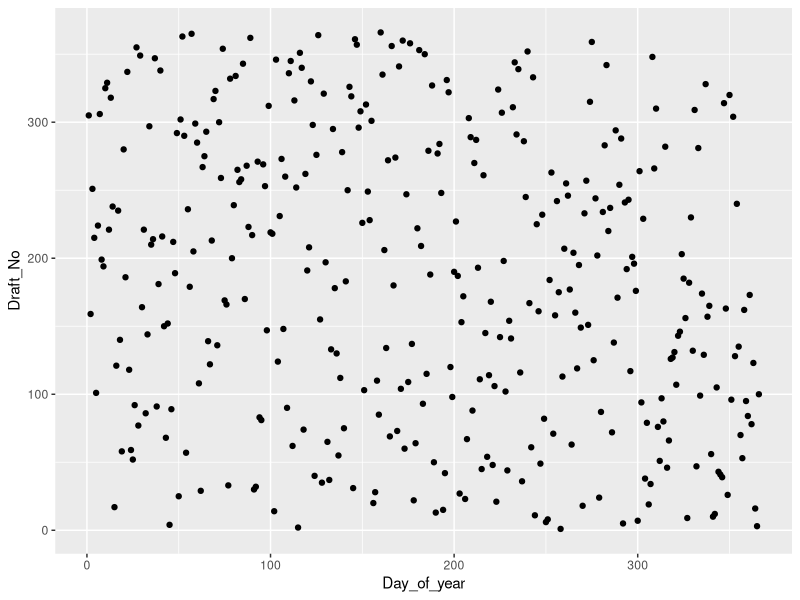
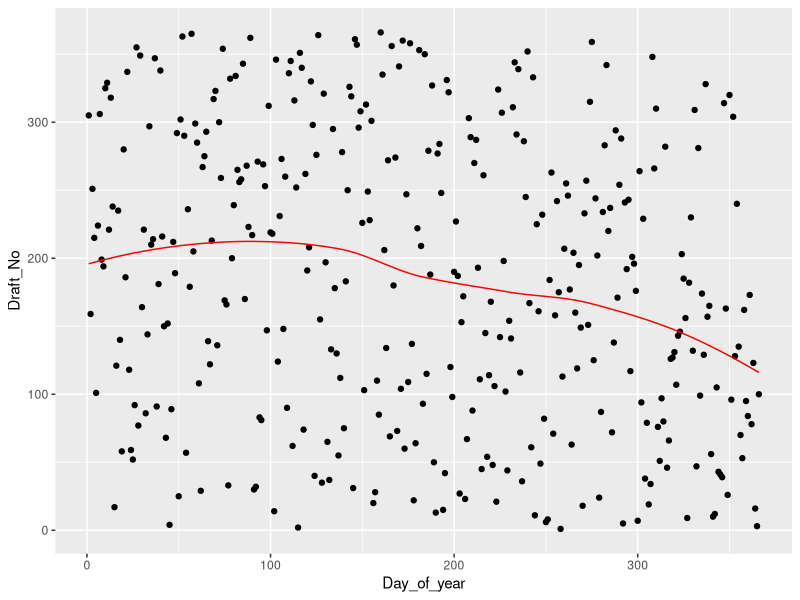
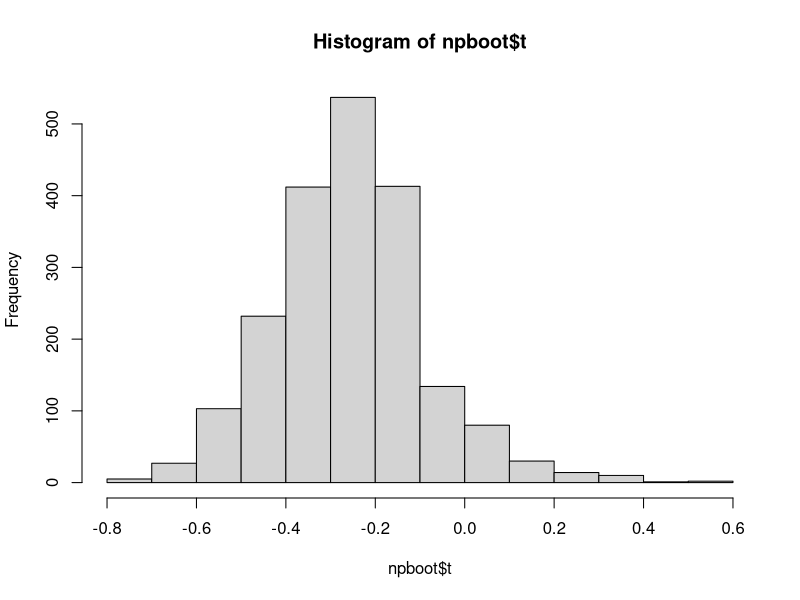
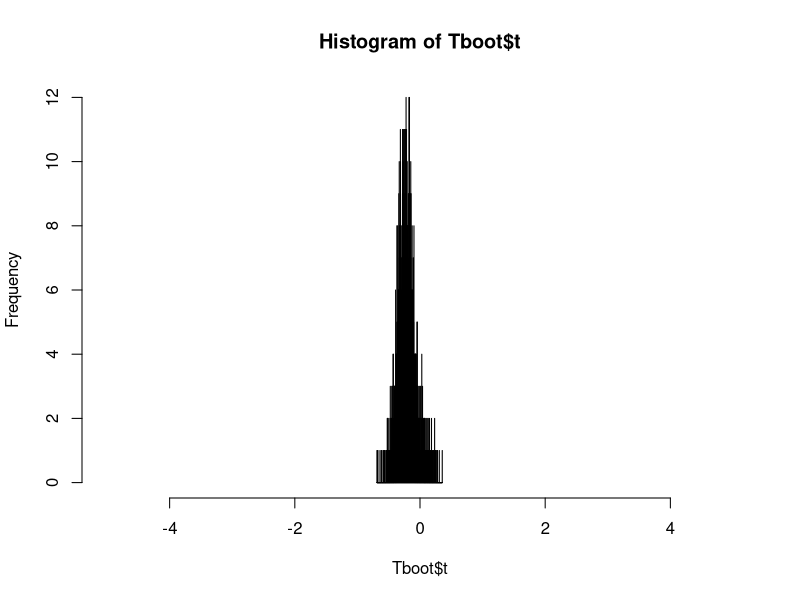
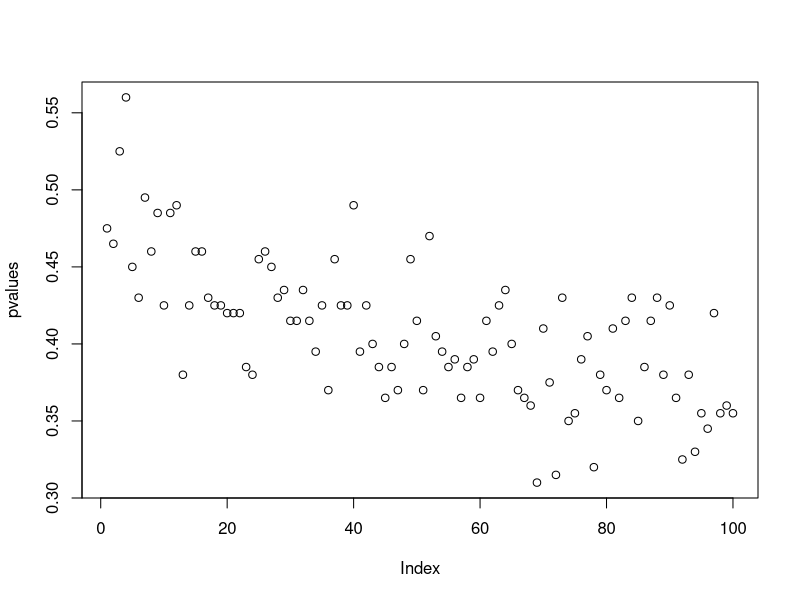

R code for these plots, in order: (Note: this script raises an error after producing the figures.)
## ---- chunk 1
knitr::opts_chunk$set(echo = TRUE)
## ---- chunk 2
library(ggplot2)

lottery <- read.csv2("../data/lottery.csv")

head(lottery)

q11 <- ggplot(lottery, aes(x = Day_of_year, y = Draft_No)) + geom_point()
plot(q11)

data <- data.frame(x=lottery$Day_of_year, y=lottery$Draft_No)
## ---- chunk 3
loessfit <- loess(y ~ x, data=data)
data$pred <- predict(loessfit, data$x)

linegraf<- predict(loess(Draft_No ~ Day_of_year, data = lottery))

loessmod <- loess(Draft_No ~ Day_of_year, data = lottery)
lottery$pred<- predict(loessmod)

q12 <- q11 + geom_path(data = lottery, aes(y = pred), col = "red")
plot(q12)


## ggplot(data=data) +
##     geom_point(aes(x=x, y=y), color="red") +
##     geom_line(aes(x=x, y=pred), color="blue")
## ---- chunk 4
library(boot)

teststat <- function(model) {
    function(data) {
        xa <- data$x[which.min(data$y)]
        xb <- data$x[which.max(data$y)]

        ya <- predict(model(y ~ x, data), xa)
        yb <- predict(model(y ~ x, data), xb)

        (yb - ya) / (xb - xa)
    }
}

teststat_boot <- function(data, idx, stat) {
    data <- data[idx,]
    stat(data)
}
## ---- chunk 5
B <- 2000

set.seed(123456)
npboot <- boot(data=data, statistic=teststat_boot, R=B, stat=teststat(model=loess))
## ---- chunk 6
## Two-sided p-value?
sum(npboot$t >= 0) / B
## ---- chunk 7
hist(npboot$t)
## ---- chunk 8
myT <- function(data,ind){
    data <- data[ind,]
    modelloess <-loess(Draft_No ~ Day_of_year, data)

    Xb <- data$Draft_No[which.max(data$Day_of_year)]
    Xa <- data$Draft_No[which.min(data$Day_of_year)]

    YhatXb <- predict(modelloess,newdata = data.frame(Day_of_year = Xb))
    YhatXa <- predict(modelloess,newdata = data.frame(Day_of_year = Xa))

    ##YhatXa <- data$pred[which.min(data$Day_of_year)]

    return( (YhatXb - YhatXa) / (Xb-Xa))
}

library(boot)

Tboot <- boot(lottery[,c(4,5)],myT, R = 2000)
hist(Tboot$t, xlim = c(-5,5), breaks = 1000)
pt(Tboot$t0, df = nrow(lottery))

mean(Tboot$t > 0)
## ---- chunk 9
teststat_permutation<- function(data, B, stat) {
    n <- nrow(data)

    statistics <- rep(0, B)
    for (b in 1:B) {
        newdata <- data.frame(x=data$x, y=sample(data$y, n))
        statistics[b] <- stat(newdata)
    }

    sum(statistics >= 0) / B
}

set.seed(123456)
teststat_permutation(data, B, teststat(loess))
## ---- chunk 10
genranddata <- function(x, alpha) {
    data.frame(x=x, y=pmax(0, pmin(alpha * x + rnorm(length(x), mean=183, sd=10), 366)))
}

alphas <- seq(0.1, 10, by=0.1)
pvalues <- rep(0, length(alphas))

set.seed(123456)

for (i in 1:length(alphas)) {
    newdata <- genranddata(data$x, alphas[i])
    pvalues[i] <- teststat_permutation(newdata, 200, teststat(loess))
}

plot(pvalues)
## ---- chunk 11
print(sum(pvalues <= 0.05))
## ---- chunk 12
for (aha in seq(0.1,10, by= 0.1)){

    YandNum<- cbind(lottery[,4]*aha + rnorm(1,183,10),366)
    Ymin <-apply(YandNum, MARGIN = 1, FUN = min)
    Yx <- apply(cbind(0,Ymin), MARGIN = 1, FUN = max)
    newLotto <- data.frame(cbind(lottery[,4],Yx))
    colnames(newLotto) <- colnames(lottery[,c(4,5)])

    newres<-perm_test(newLotto, B = 200)

    ## hist(newres,breaks = 200, xlim = c(-5,5))
}
## ---- chunk 13
## perm_test <- function(data){
## #Assuming the data first column is labels and second is data.
##   lables<- data[,1]
##   data[,1]<- sample(lables, size = nrow(data), replace = FALSE)
##   return(aggregate(data, by = list(unique(data[,1])), FUN = mean  ))
## }

perm_test <- function(data,B){

    myPermT <- function(data){

        data[,1]<- sample(data[,1], size = nrow(data), replace = FALSE)
        data$pred <- predict(loess(Draft_No ~ Day_of_year, data))

        Xb <- data$Draft_No[which.max(data$Day_of_year)]
        Xa <- data$Draft_No[which.min(data$Day_of_year)]

        YhatXb <- data$pred[which.max(data$Day_of_year)]
        YhatXa <- data$pred[which.min(data$Day_of_year)]

        return( (YhatXb - YhatXa) / (Xb-Xa))
    }

    res <- c()

    for (i in 1:B){
        res[i] <- myPermT(data)
    }

    return(res)
}


mres<-perm_test(lottery[,c(4,5)], B = 1000)
hist(mres,breaks = 1000, xlim = c(-5,5))

abline(v = myT(data = lottery[,c(4,5)]), col = "red")
## ---- chunk 14
price <- read.csv("../data/prices1.csv", sep=";")
mean(price$Price)
## ---- chunk 15
hist(price$Price)
